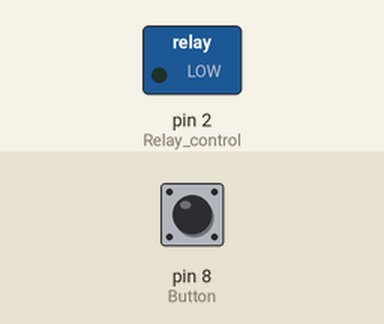
This sketch was run on a simulated Arduino Uno, built with avr-gcc and run on an emulated ATmega328P. Shown: switched loads named in the sketch (green lamp = pin HIGH). The inputs (shaded band) are chosen by the test bench; at power-on: pin 8 (Button) LOW.

Above: at 1.2 s.
1.3 s: pin 8 (Button) pulled HIGH for 0.15 s
At 1.4 s:
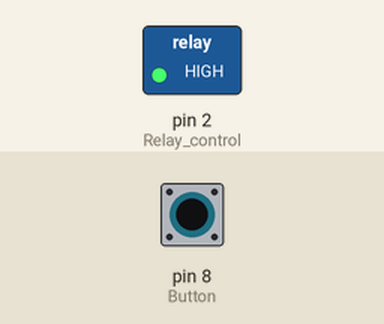
3.0 s: pin 8 (Button) pulled HIGH for 3.2 s
At 6.8 s:
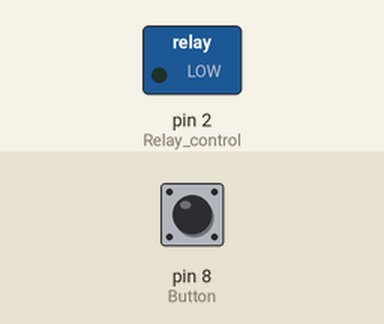
Timing chart, 0 to 8.3 s (numbered marks = the images above; inputs shaded):
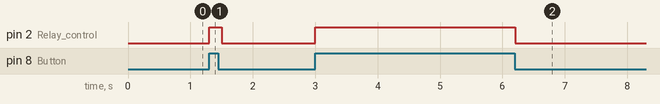

The sketch:

sketch_jan16a.ino
```cpp
int Relay_control = 2;
int Button = 8;
int Value = 0;
void setup() {
  // put your setup code here, to run once:
  pinMode(Relay_control, OUTPUT);
  pinMode(Button,INPUT);
}

void loop() {
  // put your main code here, to run repeatedly:
  digitalWrite(Relay_control,LOW);
  Value=digitalRead(Button);
  if(Value==1)
  {
    digitalWrite(Relay_control,HIGH);

  }
  delay(100);
}
```

Measured:
- after the input at 1.3 s, pin 2 (Relay_control): LOW → HIGH at once, → LOW 0.20 s later
- after the input at 3.0 s, pin 2 (Relay_control): LOW → HIGH at once, → LOW 3.2 s later
